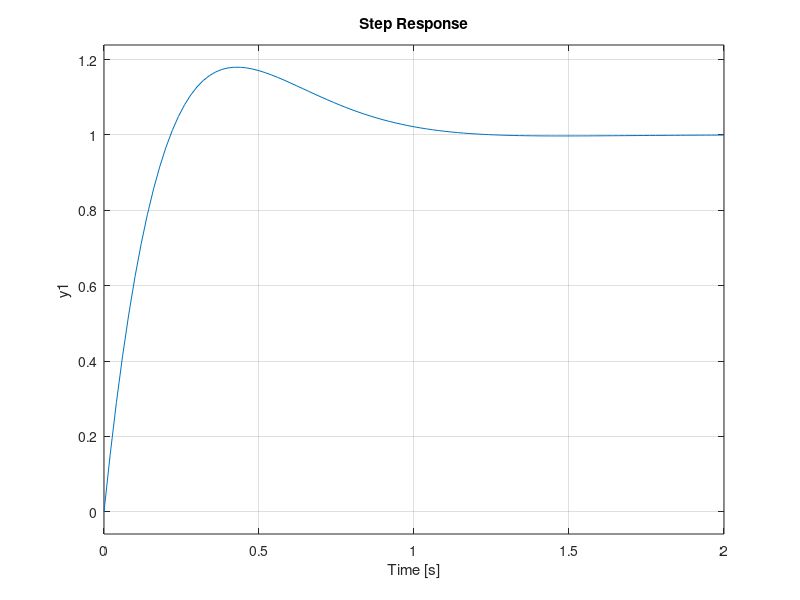
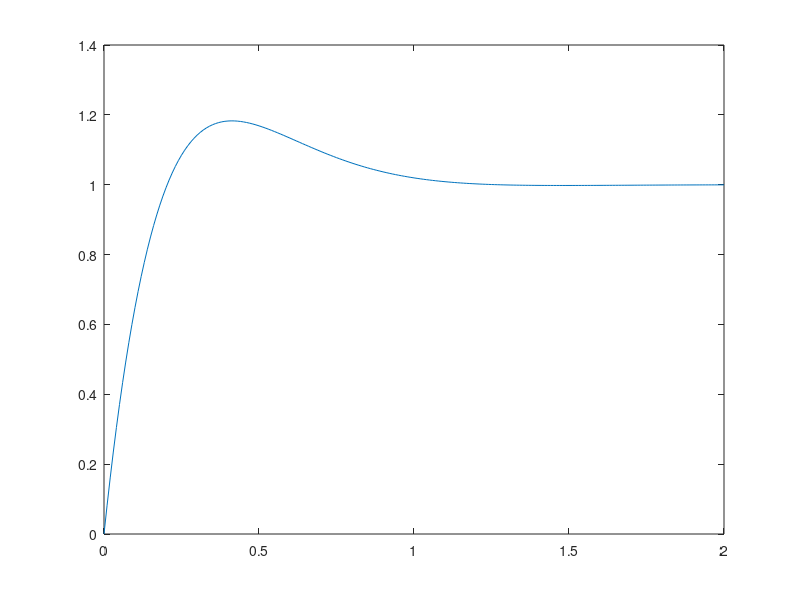

Here is the MATLAB script that generated these plots, in order: (Note: this script raises an error after producing the figures.)
%% Fundamentals of GPS - Homework 4 - Problem 1

clear
clc
close all

%% Controller

% Control Gains
Kp = 8;
Ki = 25;

% Plant & Controller Definition
G = tf(1,[1 0]);
C = pid(Kp,Ki);

% Closed Loop System Definition
GCL = feedback(C*G,1);

% Step Response
figure
step(GCL)
lim = xlim;

%% Simulation

% Time Initialization
dt = 0.01;
t = 0:dt:lim(2);
tLen = length(t);

% Reference
rS = ones(tLen,1); % Step Input
rR = t'.*ones(tLen,1); % Ramp Input

% Initial Conditions & Preallocation
xDot = 0;
x = zeros(tLen,1);
e = zeros(tLen,1);
u = zeros(tLen,1);
eInt = 0;

for i = 1:tLen-1

    % Error
    e(i) = rS(i) - x(i);
    eInt = eInt + e(i)*dt;

    % Controller
    u(i) = Kp*e(i) + Ki*eInt;

    % Plant
    xDot = u(i);
    x(i+1) = x(i) + xDot*dt;

end

figure
plot(t,x)
hold on
yline(rS(1),'k:','LineWidth', 1.5)
title('Step Response')
legend('Output','Reference')

for i = 1:tLen-1

    % Error
    e(i) = rR(i) - x(i);
    eInt = eInt + e(i)*dt;

    % Controller
    u(i) = Kp*e(i) + Ki*eInt;

    % Plant
    xDot = u(i);
    x(i+1) = x(i) + xDot*dt;

end

figure
plot(t,x)
hold on
plot(t,rR,'k.','LineWidth', 1.5)
title('Ramp Response')
legend('Output','Reference')